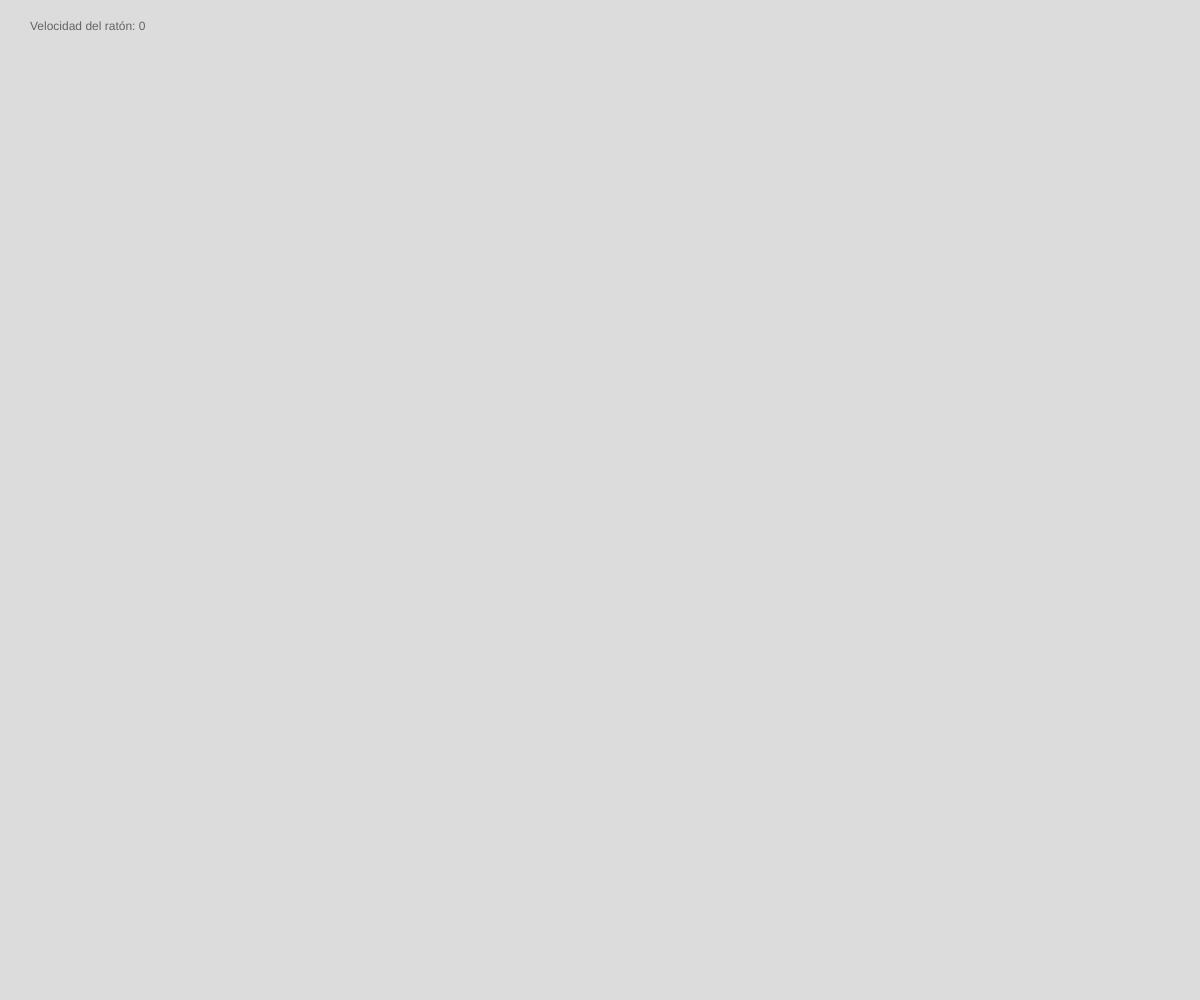
Frame 1 (no input)
Frame 60 (no input): identical to frame 1, image omitted
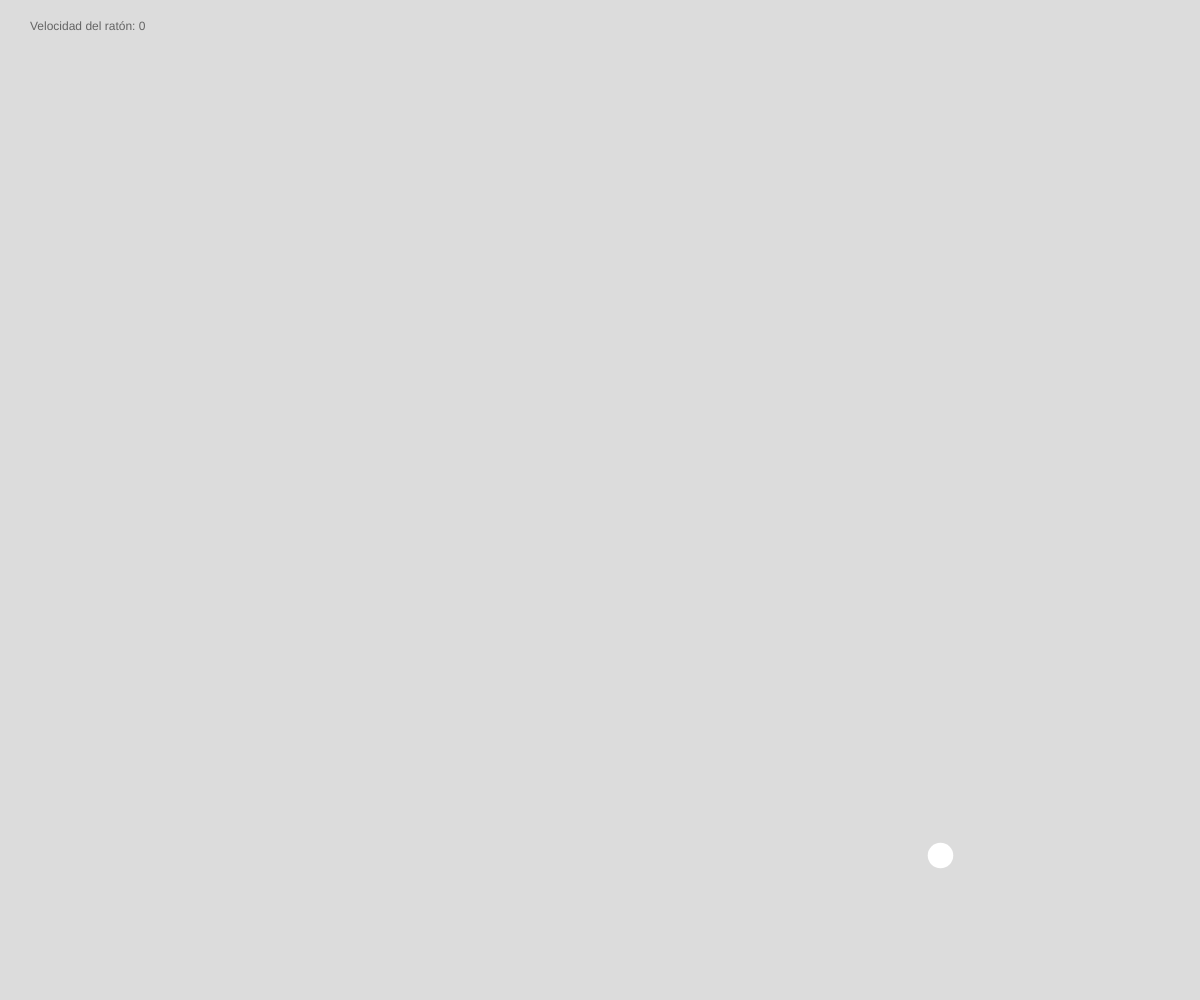
Frame 120 (the mouse pressed at the canvas centre since frame 60)

The p5.js sketch that drew these frames (run headless with seeded random() and noise() and a simulated clock; from frame 60 on, the mouse is pressed at the canvas centre):

// p5.js sketch
// ── sketch.js
var bolas = []; //variable que guarda la lista de bolas
var numBolas = 0; //numero de bolas creadas
var vel = 0; //variable para guardar la velocidad del mouse

function setup() {
  createCanvas(windowWidth, windowHeight); //crea un canvas de pantalla completa
  fill(255);
  noStroke();
}

function draw() {
  background(220);

  //difX es la resta de la posicion x del mouse actual con la posicion del mouse anterior
  var difX = abs(mouseX - pmouseX);

  //difY es la resta de la posicion y del mouse actual con la posicion del mouse anterior
  var difY = abs(mouseY - pmouseY);

  //se elevan las diferencias a al poder de 2
  difX = pow(difX, 2);
  difY = pow(difY, 2);

  //la velocidad es dada por el teorema de pitagoras c = sqrt(a^2 + b^2)
  //con floor() se redondea la velocidad a un numero entero
  var vel = floor(sqrt(difX + difY));

  //texto que muestra la velocidad en la pantalla
  fill(100);
  text("Velocidad del ratón: " + vel, 30, 30);

  //revisa que la velocidad del mouse es mayor a 80 y el mouse este presionado
  if (vel > 80 && mouseIsPressed) {

    //crea una nueva bola en la posicion mouseX, mouseY y envía la velocidad como parametro
    bolas[numBolas] = new bola(mouseX, mouseY, vel);

    //aumenta el numero de bolas de la lista
    numBolas++;
  }

  fill(255);

  //llama a las funciones mostrar, morir y mover de cada una de las bolas en la lista
  for (var i = 0; i < numBolas; i++) {
    bolas[i].mostrar();
    bolas[i].mover();
    bolas[i].morir();
  }
}


//funcion bola recibe (posicion del mouse en X, posicion del mouse en Y, velocidad del ratón)
function bola(px, py, v) {

  //variables de posicion, la bola se crea en la posicion X y Y del mouse que recibe por parametro
  this.x = px;
  this.y = py;

  //variables de velocidad
  //la velocidad de cada bola se determina por la velocidad del mouse
  this.velx = (v - 100) / 2;
  this.vely = (v - 100) / 2;

  //variable de tamano
  this.tam = random(10, 40);

  //funcion que dibuja la bola
  this.mostrar = function() {
    ellipse(this.x, this.y, this.tam, this.tam);
  }

  //funcion que mueve la bola
  this.mover = function() {

    //el movimiento se asigna por la posicion + la velocidad
    this.x = this.x + this.velx;

    //aumenta la velocidad en Y constantemente para dar un efecto de gravedad
    this.vely += 0.5;
    this.y = this.y + this.vely;

    //condicionales para que rebote la bola
    if (this.x > width || this.x < 0) {
      this.velx *= -1;
    }
    if (this.y > height || this.y < 0) {
      this.vely *= -1;
    }
  }

  //reduce el tamano de la bola hasta llegar a 0
  this.morir = function() {
    if (this.tam >= 0) {
      this.tam -= 0.1;
    }
  }
}
